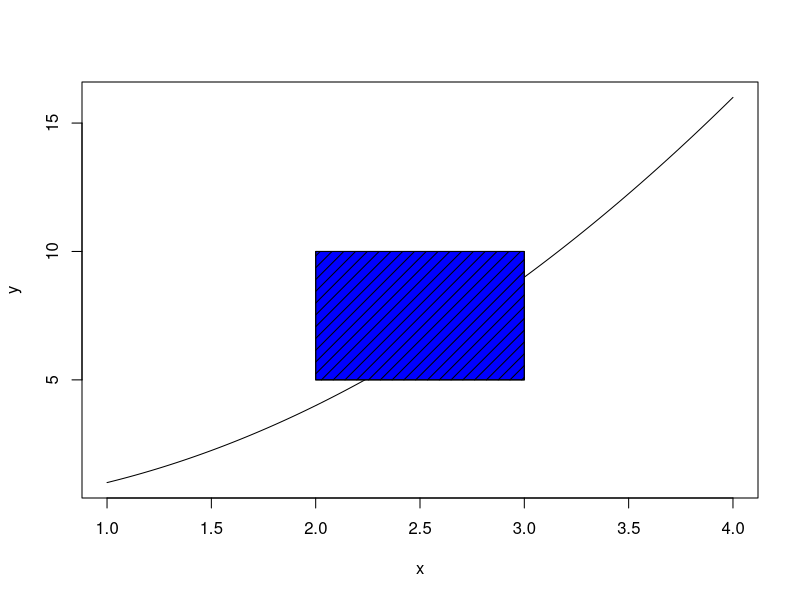
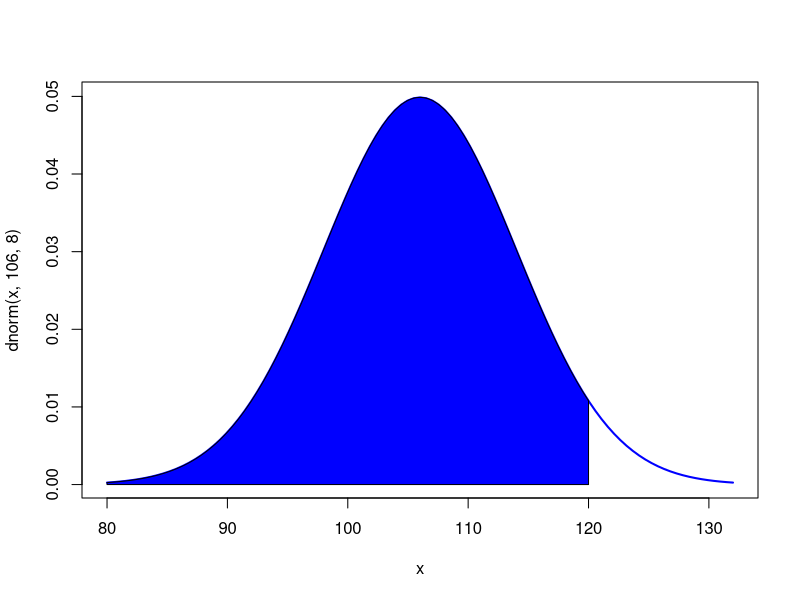

These figures' R source, in order:
# Ejemplo de como dibujar polígonos
x <- seq(1,4,0.01)
y <- x^2

# polygon(coordenadas de x, coordenadas de y)
# polygon(c(a1,a2,a3,a4), c(b1,b2,b3,b4))
plot(x, y, cex=0.7, type="l")
polygon(c(2,3,3,2), c(5,5,10,10), col="blue")
polygon(c(2,3,3,2), c(5,5,10,10), density=12)

# ejemplo en una normal

curve(dnorm(x,106,8), xlim=c(80,132), col="blue", lwd=2)

xs <- c(seq(80,120, length.out = 200))
ys <- dnorm(xs,106,8)

polygon(c(80,xs,120), c(0,ys,0), col="blue") # la segunda coordenada son dos vectores, así logramos
